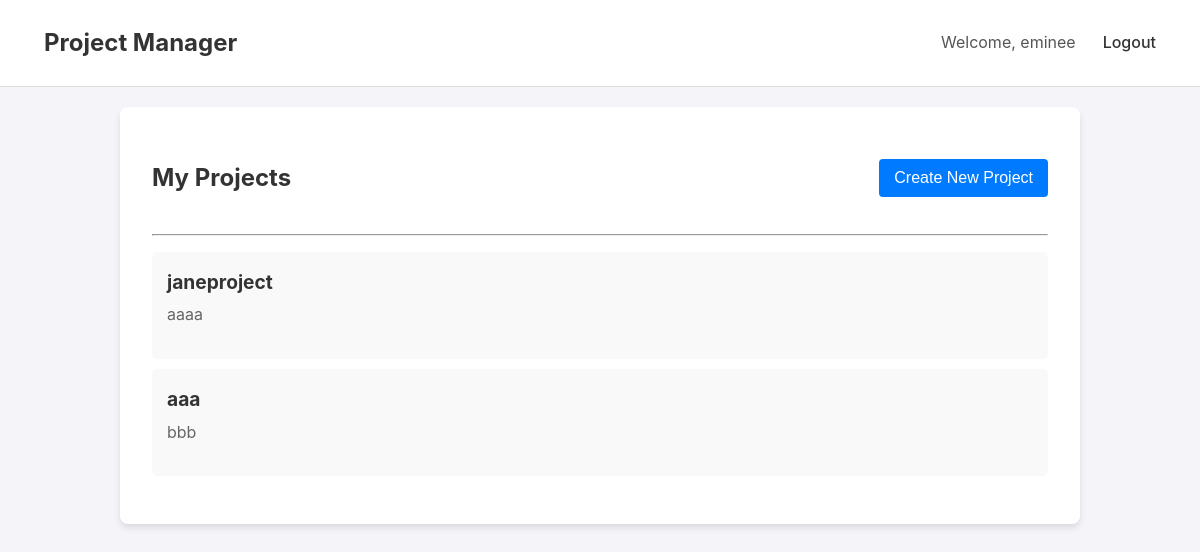
The page /projects/ (signed in) on the database as committed earlier.
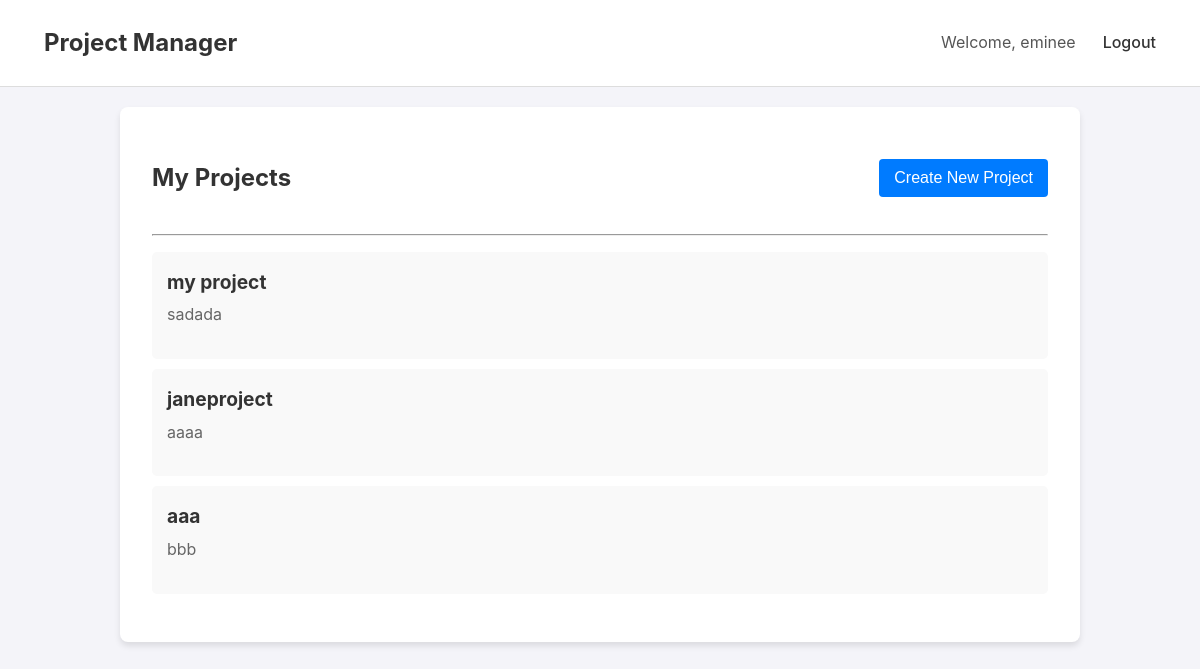
The same page on the database as committed later.
### projects/models.py (models this page shows, shortened)
class Project(models.Model):
    name = models.CharField(max_length=100)
    description = models.TextField()
    start_date = models.DateField()
    end_date = models.DateField(null=True, blank=True)
    created_at = models.DateTimeField(auto_now_add=True)
    updated_at = models.DateTimeField(auto_now=True)
    members= models.ManyToManyField('auth.User', through='ProjectMembership', related_name='projects')
    comments = models.ForeignKey('Comment',  related_name='project_comments', on_delete=models.DO_NOTHING, null=True, blank=True)

### projects/views.py (the view)
# urls.py: path('', ProjectListView.as_view(), name='project-list'),
class ProjectListView(LoginRequiredMixin, ListView):
    model = Project
    template_name = 'projects/project_list.html'
    context_object_name = 'projects'
    def get_queryset(self):
        return Project.objects.filter(members=self.request.user).order_by('-updated_at')

### projects/templates/projects/project_list.html (shortened to what this page needs)
{% extends "base.html" %}
{% block content %}
<div
  style="
    display: flex;
    justify-content: space-between;
    align-items: center;
    margin-bottom: 1rem;
  "
>
  <h2>My Projects</h2>
  <button
    hx-get="{% url 'projects:project-create' %}"
    hx-target="#project-form-container"
    hx-swap="innerHTML"
  >
    Create New Project
  </button>
</div>
<hr />
<div id="project-list-container">
  {% include "projects/_project_list_partial.html" %}
</div>
{% endblock %}

### projects/templates/projects/_project_list_partial.html
{% if projects %}
  <ul style="list-style: none; padding: 0;">
    {% for project in projects %}
      <li style="background: #f9f9f9; padding: 15px; border-radius: 5px; margin-bottom: 10px;">
        <a href="{% url 'projects:project-detail' project.pk %}" style="text-decoration: none; color: #333; font-weight: bold; font-size: 1.2rem;">
          {{ project.name }}
        </a>
        <p style="margin-top: 5px; color: #666;">{{ project.description|truncatewords:20 }}</p>
      </li>
    {% endfor %}
  </ul>
{% else %}
  <p>You are not a member of any projects yet.</p>
  <p>Why not create one?</p>
{% endif %}

Rows that differ between the two databases and show on the page:
added Project: name "my project", description "sadada"
